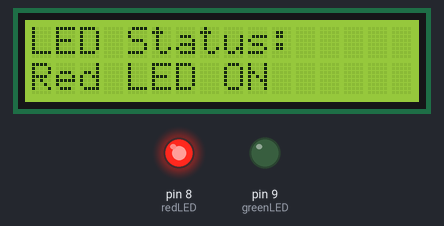
Recording of a program running on a simulated Arduino Uno, built with avr-gcc and run on an emulated ATmega328P. On the bench: 16×2 character LCD, output pins drawn as LEDs (lit = HIGH).

Above: at 0.1 s.
At 2.2 s:
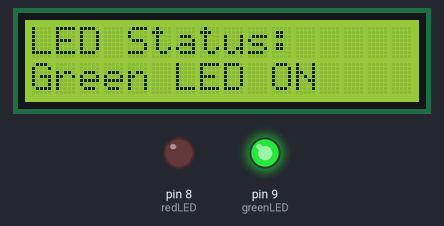
Timing chart, 0 to 130.0 s (numbered marks = the images above):
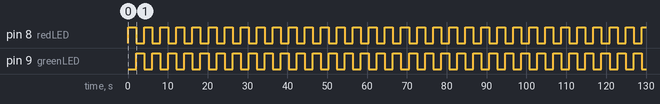

Measured:
- by itself, pin 8 (redLED), pin 9 (greenLED): alternates HIGH for 2.0 s and LOW for 2.0 s

The program:

main.cpp
```cpp
#include <Arduino.h>
#include <Wire.h>
#include <LiquidCrystal_I2C.h>

// I2C address (commonly 0x27 or 0x3F, depends on module)
LiquidCrystal_I2C lcd(0x27, 16, 2);

int redLED = 8;
int greenLED = 9;

void setup() {
  // Start LCD
  lcd.init();
  lcd.backlight();
  lcd.setCursor(0, 0);
  lcd.print("LED Status:");

  // Setup LED pins
  pinMode(redLED, OUTPUT);
  pinMode(greenLED, OUTPUT);
}

void loop() {
  // Turn on Red LED
  digitalWrite(redLED, HIGH);
  digitalWrite(greenLED, LOW);
  lcd.setCursor(0, 1);
  lcd.print("Red LED ON   ");  // spaces to clear line
  delay(2000);

  // Turn on Green LED
  digitalWrite(redLED, LOW);
  digitalWrite(greenLED, HIGH);
  lcd.setCursor(0, 1);
  lcd.print("Green LED ON ");
  delay(2000);
}
```
